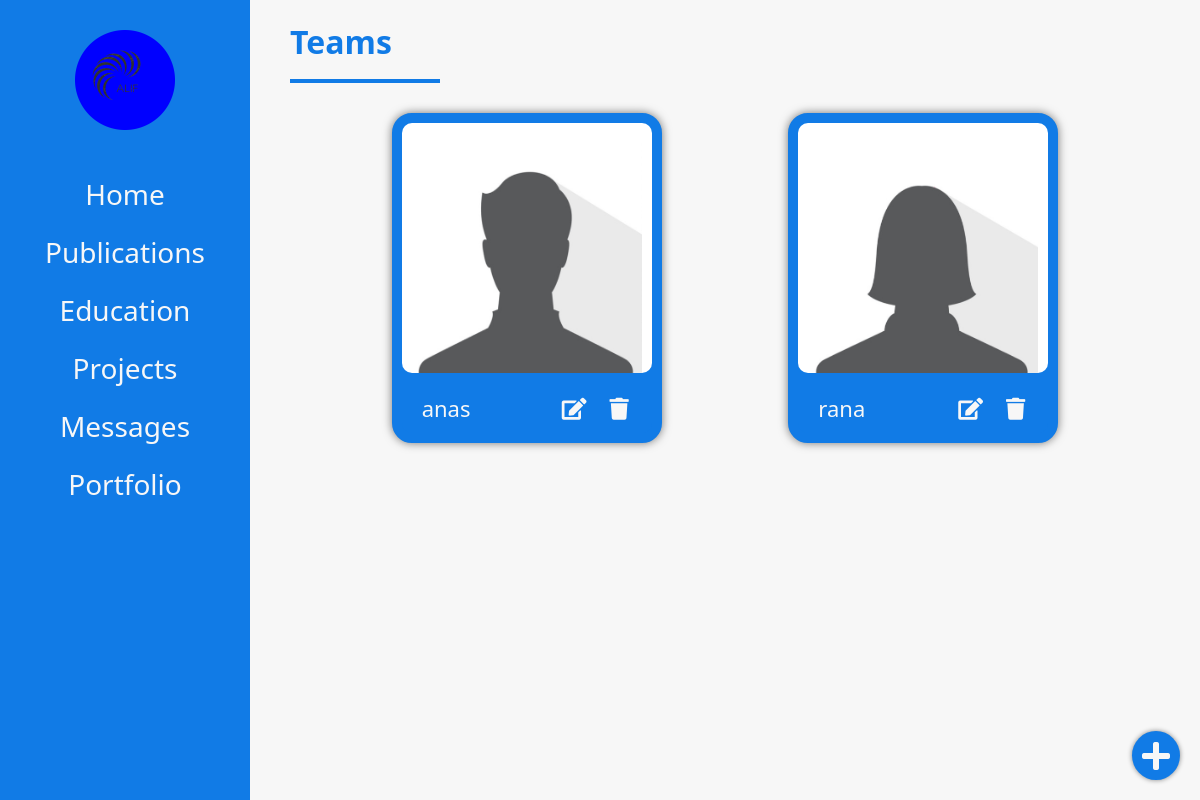
Screenshot of /dashboard/teams.php (signed in) with the database file from the repository.
### tables this page shows
CREATE TABLE `team` (
  `t_id` int(50) NOT NULL,
  `t_name` varchar(50) NOT NULL,
  `t_image` text NOT NULL,
  `t_job` varchar(20) NOT NULL,
  `gender` varchar(255) NOT NULL
);

### dashboard/teams.php (the view, shortened to what this page needs)
<?php
    include_once 'header.php'
?>
<div class="page">
    <h1>Teams</h1>
    <div class="content">
            <?php
                include_once "../conn.php";
                if($con_mysqli){
                    $query="SELECT * FROM team";
                    $result=mysqli_query($con_mysqli,$query);
                    $row_com=mysqli_num_rows($result);
                    if($row_com>0){
                        while($data_main=mysqli_fetch_assoc($result)){
                        ?>
                        <div class="box team shad-bx">
                            <div class="img">
                                <img src="../images/<?php echo $data_main['t_image']?>" alt="">
                            </div>
                            <div class="info">
                                <div class="text"><?php echo $data_main['t_name']?></div>
                                <div class="icons">
                                    <div class="edit"
                                        data-id="<?php echo $data_main['t_id'] ?>"
                                        data-name="<?php echo $data_main['t_name'] ?>"
                                        data-image="<?php echo $data_main['t_image'] ?>"
                                        data-job="<?php echo $data_main['t_job'] ?>"
                                        data-gender="<?php echo $data_main['gender'] ?>">
                                        <i class="fa fa-edit"></i>
                                    </div>
                                    <div class="delete" data-id="<?php echo $data_main['t_id'] ?>">
                                        <i class="fa fa-trash"></i>
                                    </div>
                                </div>
                            </div>
                        </div>
                        <?php
                        }
                    }
                }
                else{
                    echo 'fales';
                }
            ?>
    </div>
</div>
<a class="scroll add" href="#" style="display:block; bottom:20px">
    <i class="fa fa-plus"></i>
</a>
<?php include_once 'footer.php' ?>

### styles/main.css (style rules this page uses)
* { margin: 0; padding: 0; box-sizing: border-box; transition: ease-in 0.3s; font-family: "Segoe UI", Tahoma, Geneva, Verdana, sans-serif; }
html { scroll-behavior: smooth; direction: ltr; transition: all 0.8s; }
.fa { margin: 3px; transition: none; }
:root { --main: #f7f7f7; --sub: #117be6; --alic: aliceblue; --trans: #00000077; }
.shad-bx { box-shadow: 0 0 10px #00000088; }
a { text-decoration: none; }
.img { max-width: 500px; }
.img img { width: 100%; }
.scroll { position: fixed; right: 20px; bottom: -60px; background-color: var(--sub); box-shadow: 0 0 5px var(--trans); color: var(--main); border-radius: 50%; width: 48px; text-align: center; font-size: 32px; padding: 3px; }

### styles/dashboard.css (style rules this page uses)
.img { width: 100px; margin: 30px 0; }
.page { padding: 20px; background-color: var(--main); width: 100%; }
.page h1 { color: var(--sub); position: relative; margin-bottom: 40px; margin-left: 20px; }
.page h1::after { content: ''; position: absolute; bottom: -20px; left: 0; width: 150px; height: 4px; background-color: var(--sub); color: var(--sub); }
.content { display: flex; justify-content: space-evenly; flex-wrap: wrap; }
.content .box { background-color: var(--sub); color: var(--main); display: flex; flex-direction: column; height: 300px; border: 10px solid var(--sub); border-radius: 20px; margin: 10px 5px; }
.content .box .img { width: 250px; height: 250px; margin: 0; }
.content .box .img img { height: 200px; }
.content .box .img img { border-radius: 10px; }
.content .box .info { padding: 20px; display: flex; justify-content: space-between; align-items: center; font-size: 22px; }
.content .box .info .icons { display: flex; }
.content .box .info .icons i { margin-left: 20px; cursor: pointer; }
.team { height: 330px !important; }
.team .img img { background-color: white; padding: 20px 10px 0px; width: 250px; }
.team .img img { height: 250px !important; }

### rows the page displays
team: t_image (picture), t_name "anas"
team: t_image (picture), t_name "rana"
